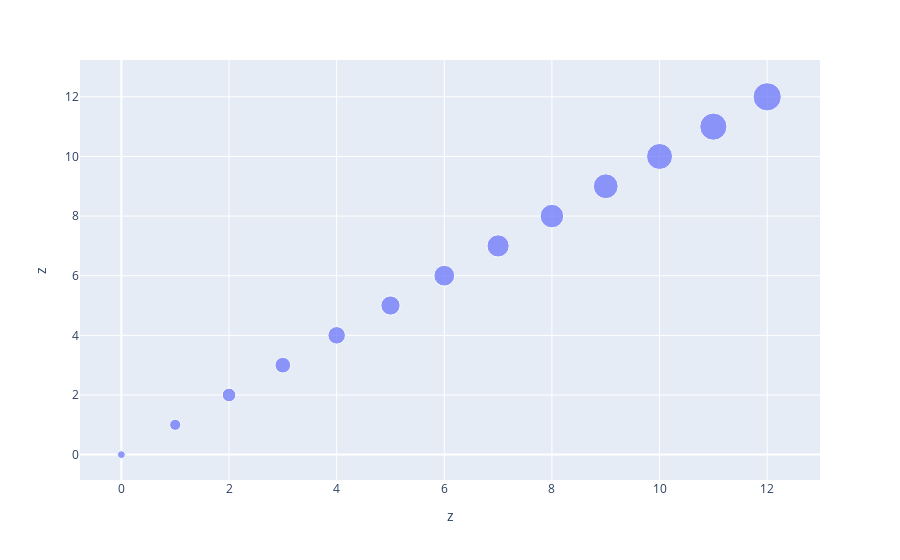

The cell this chart's notebook holds for it:
### Code cell
import plotly.express as px
df5=pd.DataFrame({'z':z,'siz':siz})
fig = px.scatter(df5, x="z", y="z",size='siz')
fig.show()

### Figure 1 — Plotly figure (JSON) as saved in the notebook; plotly's stock layout.template omitted (floating-point values rounded to 4 significant figures)
{"data": [{"hovertemplate": "z=%{y}<br>siz=%{marker.size}<extra></extra>", "legendgroup": "", "marker": {"color": "#636efa", "size": [10, 20, 30, 40, 50, 60, 70, 80, 90, 100, 110, 120, 130], "sizemode": "area", "sizeref": 0.325, "symbol": "circle"}, "mode": "markers", "name": "", "orientation": "v", "showlegend": false, "type": "scatter", "x": [0, 1, 2, 3, 4, 5, 6, 7, 8, 9, 10, 11, 12], "xaxis": "x", "y": [0, 1, 2, 3, 4, 5, 6, 7, 8, 9, 10, 11, 12], "yaxis": "y"}], "layout": {"legend": {"itemsizing": "constant", "tracegroupgap": 0}, "margin": {"t": 60}, "xaxis": {"anchor": "y", "domain": [0, 1], "title": {"text": "z"}}, "yaxis": {"anchor": "x", "domain": [0, 1], "title": {"text": "z"}}}}
